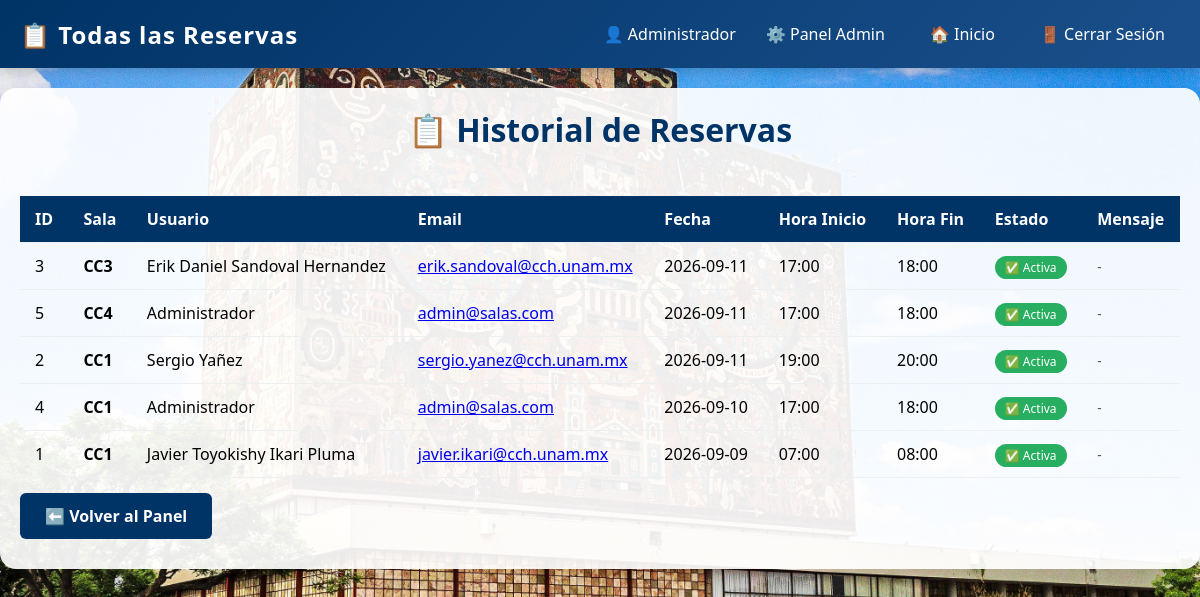
The app's page /admin/reservas/todas (signed in) with its own data.
### tables this page shows
CREATE TABLE usuarios (
             id INTEGER PRIMARY KEY AUTOINCREMENT,
             nombre TEXT NOT NULL,
             email TEXT UNIQUE NOT NULL,
             telefono TEXT,
             password TEXT NOT NULL,
             rol TEXT DEFAULT 'usuario');

CREATE TABLE reservas (
             id INTEGER PRIMARY KEY AUTOINCREMENT,
             sala_id INTEGER,
             usuario_id INTEGER,
             fecha TEXT,
             hora_inicio TEXT,
             hora_fin TEXT,
             recurrente TEXT DEFAULT 'no',
             estado TEXT DEFAULT 'pendiente',
             mensaje_rechazo TEXT,
             num_alumnos INTEGER DEFAULT 0,
             comentarios TEXT,
             FOREIGN KEY(sala_id) REFERENCES salas(id),
             FOREIGN KEY(usuario_id) REFERENCES usuarios(id));

CREATE TABLE salas (
             id INTEGER PRIMARY KEY AUTOINCREMENT,
             nombre TEXT UNIQUE NOT NULL,
             descripcion TEXT,
             capacidad INTEGER DEFAULT 25);

### app.py (the view)
@app.route('/admin/reservas/todas')
@admin_required
def todas_reservas():
    conn = sqlite3.connect('salas.db')
    c = conn.cursor()
    reservas = c.execute('''SELECT r.id, s.nombre, u.nombre, u.email, r.fecha, r.hora_inicio, r.hora_fin,
                                   r.estado, r.mensaje_rechazo, r.num_alumnos, r.comentarios
                            FROM reservas r
                            JOIN salas s ON r.sala_id = s.id
                            JOIN usuarios u ON r.usuario_id = u.id
                            ORDER BY r.fecha DESC, r.hora_inicio''').fetchall()
    conn.close()
    return render_template('todas_reservas.html', reservas=reservas)

### app.py (called while the page is built)
def admin_required(f):
    @wraps(f)
    def decorated_function(*args, **kwargs):
        if 'usuario_id' not in session or session.get('rol') != 'admin':
            flash('Acceso denegado. Se requieren permisos de administrador', 'danger')
            return redirect(url_for('index'))
        return f(*args, **kwargs)
    return decorated_function

### templates/todas_reservas.html (shortened to what this page needs)
<!DOCTYPE html>
<html lang="es">
<head>
    <link rel="stylesheet" href="/static/style.css">
</head>
<body>
    <nav class="navbar">
        <div class="nav-container">
            <div class="nav-brand">📋 Todas las Reservas</div>
            <div class="nav-user">
                <span>👤 {{ session.usuario_nombre }}</span>
                <a href="/admin" class="nav-link">⚙️ Panel Admin</a>
                <a href="/" class="nav-link">🏠 Inicio</a>
                <a href="/logout" class="nav-link logout">🚪 Cerrar Sesión</a>
            </div>
        </div>
    </nav>
    <div class="container">
        <h1>📋 Historial de Reservas</h1>
        <div class="table-container">
            <table>
                <thead>
                    <tr>
                        <th>ID</th>
                        <th>Sala</th>
                        <th>Usuario</th>
                        <th>Email</th>
                        <th>Fecha</th>
                        <th>Hora Inicio</th>
                        <th>Hora Fin</th>
                        <th>Estado</th>
                        <th>Mensaje</th>
                    </tr>
                </thead>
                <tbody>
                    {% for reserva in reservas %}
                    <tr>
                        <td>{{ reserva[0] }}</td>
                        <td><strong>{{ reserva[1] }}</strong></td>
                        <td>{{ reserva[2] }}</td>
                        <td><a href="mailto:{{ reserva[3] }}">{{ reserva[3] }}</a></td>
                        <td>{{ reserva[4] }}</td>
                        <td>{{ reserva[5] }}</td>
                        <td>{{ reserva[6] }}</td>
                        <td>
                            {% if reserva[7] == 'pendiente' %}
                                <span class="badge-pendiente" style="background:#ff9800; color:white; padding:3px 10px; border-radius:12px;">⏳ Pendiente</span>
                            {% elif reserva[7] == 'activa' %}
                                <span class="badge-activa" style="background:#27ae60; color:white; padding:3px 10px; border-radius:12px;">✅ Activa</span>
                            {% elif reserva[7] == 'rechazada' %}
                                <span class="badge-cancelada" style="background:#e74c3c; color:white; padding:3px 10px; border-radius:12px;">❌ Rechazada</span>
                            {% elif reserva[7] == 'cancelada' %}
                                <span class="badge-cancelada" style="background:#95a5a6; color:white; padding:3px 10px; border-radius:12px;">🗑️ Cancelada</span>
                            {% endif %}
                        </td>
                        <td style="max-width: 200px; font-size: 0.85rem; color: #555;">
                            {{ reserva[8] or '-' }}
                        </td>
                    </tr>
                    {% endfor %}
                </tbody>
            </table>
        </div>
        <a href="/admin" class="btn-primary">⬅️ Volver al Panel</a>
    </div>
</body>
</html>

### static/style.css (style rules this page uses)
* { margin: 0; padding: 0; box-sizing: border-box; }
body { font-family: 'Segoe UI', Tahoma, Geneva, Verdana, sans-serif; background: #f0f4f8; min-height: 100vh; }
.navbar { background: linear-gradient(135deg, #003366, #1a4f8b); color: white; padding: 15px 0; box-shadow: 0 4px 12px rgba(0,0,0,0.2); position: sticky; top: 0; z-index: 1000; }
.nav-container { max-width: 1200px; margin: 0 auto; display: flex; justify-content: space-between; align-items: center; padding: 0 20px; flex-wrap: wrap; }
body { background-image: url('/static/images/fondo-institucional.jpg'); background-size: cover; background-attachment: fixed; background-position: center; }
.container { background: rgba(255, 255, 255, 0.92); border-radius: 16px; padding: 20px 20px 30px 20px; box-shadow: 0 8px 32px rgba(0,0,0,0.1); }
.nav-brand { font-size: 1.5rem; font-weight: bold; letter-spacing: 1px; }
.nav-user { display: flex; align-items: center; gap: 15px; flex-wrap: wrap; }
.nav-link { color: white; text-decoration: none; padding: 8px 15px; border-radius: 6px; transition: background 0.3s; }
.container { max-width: 1200px; margin: 20px auto; padding: 0 20px; }
h1 { text-align: center; color: #003366; margin-bottom: 30px; }
.table-container { overflow-x: auto; }
table { width: 100%; border-collapse: collapse; margin: 15px 0; }
table thead { background: #003366; color: white; }
table thead th { color: white; }
table th, table td { padding: 12px 15px; text-align: left; border-bottom: 1px solid #ecf0f1; }
.badge-activa { background: #27ae60; color: white; padding: 3px 10px; border-radius: 12px; font-size: 0.75rem; }
.btn-primary { background: #003366; color: white; border: none; padding: 12px 25px; border-radius: 6px; cursor: pointer; font-weight: bold; transition: all 0.3s; text-decoration: none; display: inline-block; text-align: center; }
body { font-family: 'Segoe UI', Tahoma, Geneva, Verdana, sans-serif; background: #f0f4f8; min-height: 100vh; background-image: url('/static/images/fondo-institucional.jpg'); background-size: cover; background-attachment: fixed; background-position: center; }
.container { max-width: 1200px; margin: 20px auto; padding: 0 20px; background: rgba(255, 255, 255, 0.92); border-radius: 16px; padding: 20px 20px 30px 20px; box-shadow: 0 8px 32px rgba(0,0,0,0.1); }

### records on screen
usuarios: usuario_nombre "Administrador"
reservas: id "3", nombre "CC3", nombre "Erik Daniel Sandoval Hernandez", email "erik.sandoval@cch.unam.mx", fecha "2026-09-11", hora_inicio "17:00", hora_fin "18:00", estado "✅ Activa", reserva "-"
reservas: id "5", nombre "CC4", nombre "Administrador", email "admin@salas.com", fecha "2026-09-11", hora_inicio "17:00", hora_fin "18:00", estado "✅ Activa", reserva "-"
reservas: id "2", nombre "CC1", nombre "Sergio Yañez", email "sergio.yanez@cch.unam.mx", fecha "2026-09-11", hora_inicio "19:00", hora_fin "20:00", estado "✅ Activa", reserva "-"
reservas: id "4", nombre "CC1", nombre "Administrador", email "admin@salas.com", fecha "2026-09-10", hora_inicio "17:00", hora_fin "18:00", estado "✅ Activa", reserva "-"
reservas: id "1", nombre "CC1", nombre "Javier Toyokishy Ikari Pluma", email "javier.ikari@cch.unam.mx", fecha "2026-09-09", hora_inicio "07:00", hora_fin "08:00", estado "✅ Activa", reserva "-"
